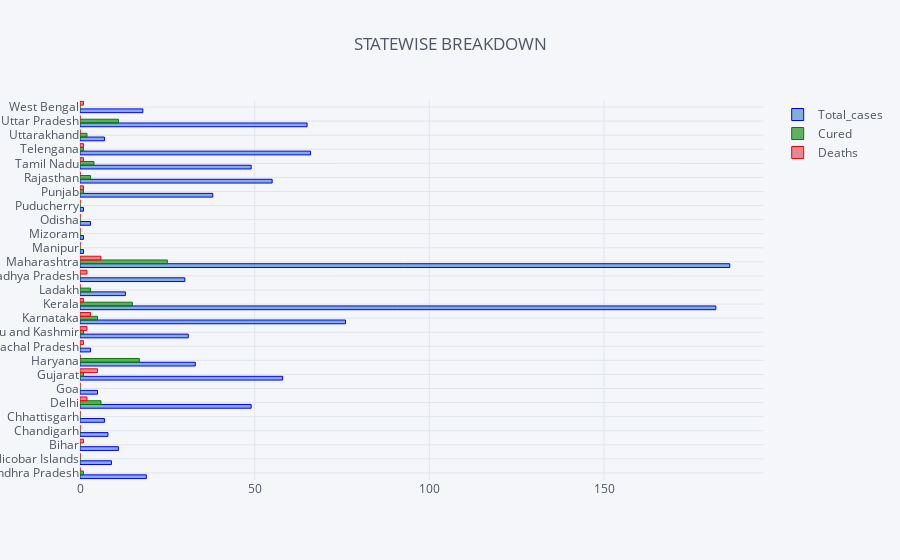

Write notebook code for a chart like this one.
### Code cell
states.iplot(title='STATEWISE BREAKDOWN', kind='bar',orientation='h', 
    colors={'Total_cases':'blue', 'Cured':'green', 'Deaths':'red'})

### Figure 1 — Plotly figure (JSON) as saved in the notebook; plotly's stock layout.template omitted (floating-point values rounded to 4 significant figures)
{"data": [{"marker": {"color": "rgba(55, 128, 191, 0.6)", "line": {"color": "blue", "width": 1}}, "name": "Total_cases", "orientation": "h", "text": "", "type": "bar", "uid": "84811d3c-9124-44ac-946f-84caf0c39b0a", "x": [19, 9, 11, 8, 7, 49, 5, 58, 33, 3, 31, 76, 182, 13, 30, 186, 1, 1, 3, 1, 38, 55, 49, 66, 7, 65, 18], "y": ["Andhra Pradesh", "Andaman and Nicobar Islands", "Bihar", "Chandigarh", "Chhattisgarh", "Delhi", "Goa", "Gujarat", "Haryana", "Himachal Pradesh", "Jammu and Kashmir", "Karnataka", "Kerala", "Ladakh", "Madhya Pradesh", "Maharashtra", "Manipur", "Mizoram", "Odisha", "Puducherry", "Punjab", "Rajasthan", "Tamil Nadu", "Telengana", "Uttarakhand", "Uttar Pradesh", "West Bengal"]}, {"marker": {"color": "rgba(0, 128, 0, 0.6)", "line": {"color": "green", "width": 1}}, "name": "Cured", "orientation": "h", "text": "", "type": "bar", "uid": "6996a1fb-ef8c-4819-a4c8-fbd0ae404ca2", "x": [1, 0, 0, 0, 0, 6, 0, 1, 17, 0, 1, 5, 15, 3, 0, 25, 0, 0, 0, 0, 1, 3, 4, 1, 2, 11, 0], "y": ["Andhra Pradesh", "Andaman and Nicobar Islands", "Bihar", "Chandigarh", "Chhattisgarh", "Delhi", "Goa", "Gujarat", "Haryana", "Himachal Pradesh", "Jammu and Kashmir", "Karnataka", "Kerala", "Ladakh", "Madhya Pradesh", "Maharashtra", "Manipur", "Mizoram", "Odisha", "Puducherry", "Punjab", "Rajasthan", "Tamil Nadu", "Telengana", "Uttarakhand", "Uttar Pradesh", "West Bengal"]}, {"marker": {"color": "rgba(219, 64, 82, 0.6)", "line": {"color": "red", "width": 1}}, "name": "Deaths", "orientation": "h", "text": "", "type": "bar", "uid": "2602e8a8-dba2-4d0a-8330-65152927ddb2", "x": [0, 0, 1, 0, 0, 2, 0, 5, 0, 1, 2, 3, 1, 0, 2, 6, 0, 0, 0, 0, 1, 0, 1, 1, 0, 0, 1], "y": ["Andhra Pradesh", "Andaman and Nicobar Islands", "Bihar", "Chandigarh", "Chhattisgarh", "Delhi", "Goa", "Gujarat", "Haryana", "Himachal Pradesh", "Jammu and Kashmir", "Karnataka", "Kerala", "Ladakh", "Madhya Pradesh", "Maharashtra", "Manipur", "Mizoram", "Odisha", "Puducherry", "Punjab", "Rajasthan", "Tamil Nadu", "Telengana", "Uttarakhand", "Uttar Pradesh", "West Bengal"]}], "layout": {"legend": {"bgcolor": "#F5F6F9", "font": {"color": "#4D5663"}}, "paper_bgcolor": "#F5F6F9", "plot_bgcolor": "#F5F6F9", "title": {"font": {"color": "#4D5663"}, "text": "STATEWISE BREAKDOWN"}, "xaxis": {"gridcolor": "#E1E5ED", "showgrid": true, "tickfont": {"color": "#4D5663"}, "title": {"font": {"color": "#4D5663"}, "text": ""}, "zerolinecolor": "#E1E5ED"}, "yaxis": {"gridcolor": "#E1E5ED", "showgrid": true, "tickfont": {"color": "#4D5663"}, "title": {"font": {"color": "#4D5663"}, "text": ""}, "zerolinecolor": "#E1E5ED"}}}
